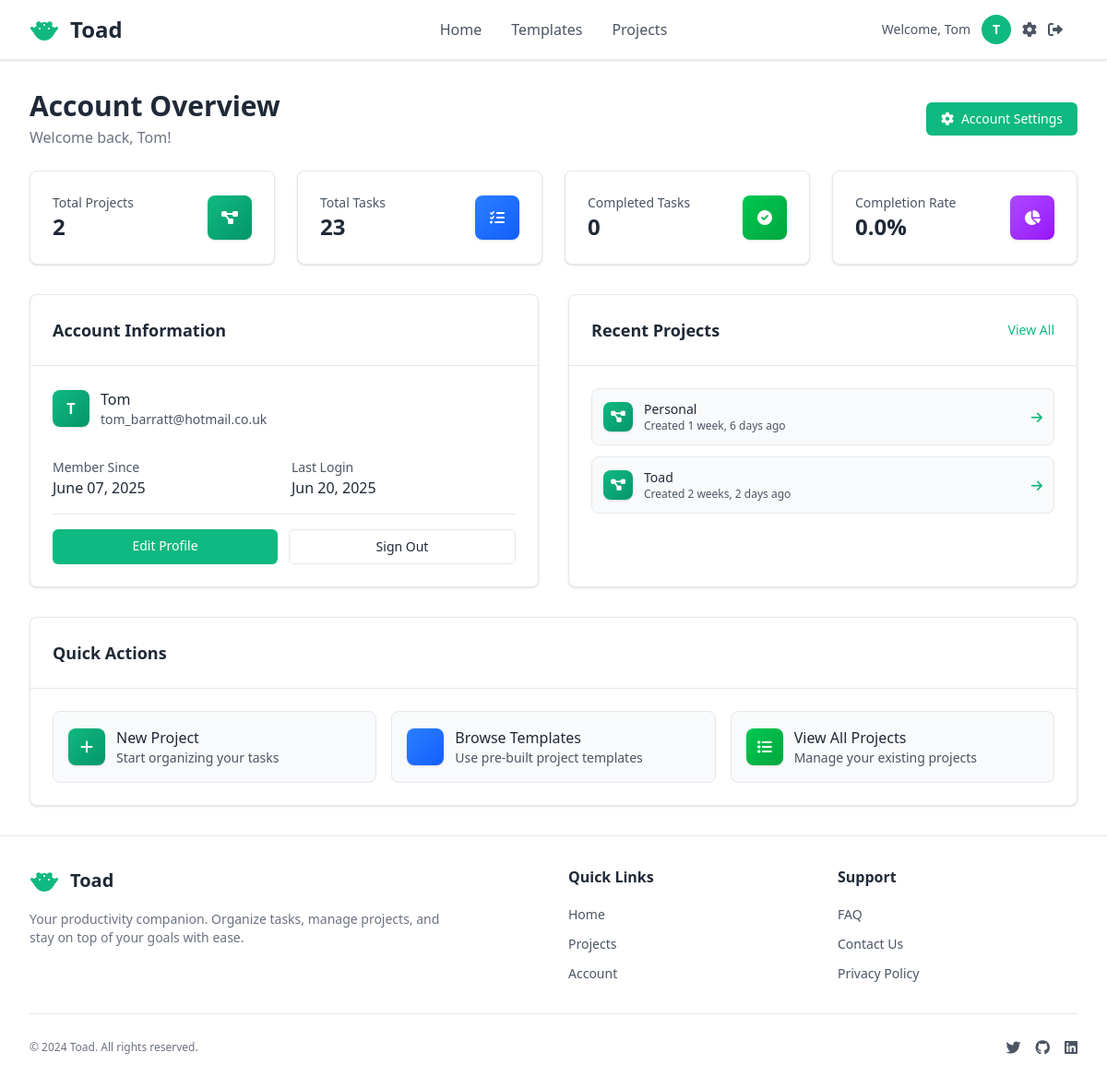
Page /accounts/overview/ (signed in) on the earlier database version.
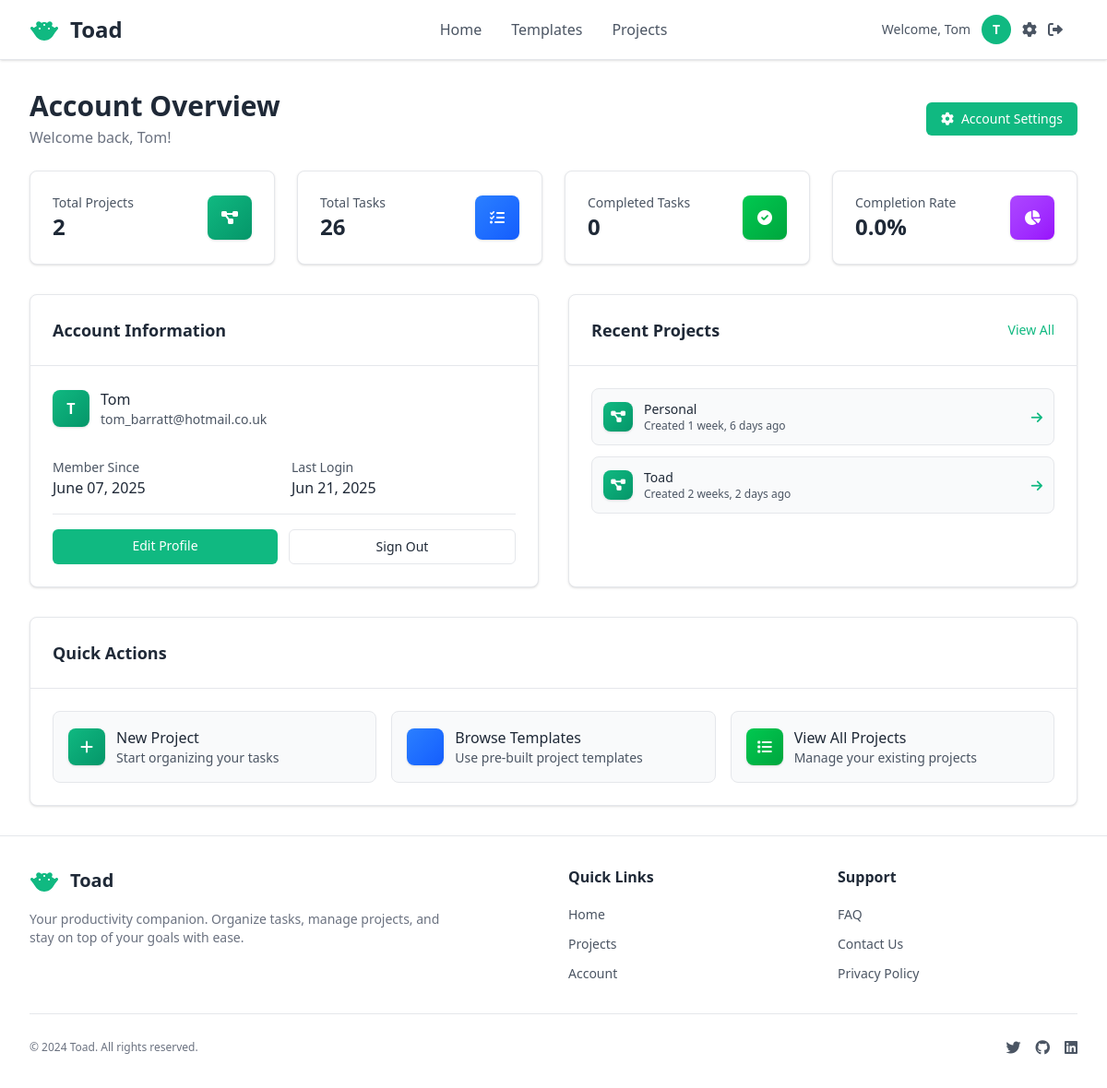
Same page on the later database version.
### accounts/models.py (models this page shows, shortened)
class User(AbstractUser):
    username = None  # Remove username field
    email = models.EmailField(unique=True, help_text='Required. Enter a valid email address.')
    first_name = models.CharField(max_length=30, help_text='Required. Enter your first name.')
    last_name = models.CharField(max_length=30, blank=True, help_text='Optional. Enter your last name.')
    USERNAME_FIELD = 'email'
    REQUIRED_FIELDS = ['first_name']  # Fields required when creating superuser (email is already included)
    objects = CustomUserManager()
    def get_full_name(self):
        full_name = f'{self.first_name} {self.last_name}'
        return full_name.strip()
    def get_short_name(self):
        return self.first_name

### accounts/views.py (the view)
# urls.py: path('overview/', account_overview_view, name='account_overview'),
@login_required
def account_overview_view(request):
    from pages.models import Project, Task
    total_projects = Project.objects.filter(user=request.user).count()
    total_tasks = Task.objects.filter(project__user=request.user).count()
    completed_tasks = Task.objects.filter(project__user=request.user, completed=True).count()
    completion_rate = 0
    if total_tasks > 0:
        completion_rate = round((completed_tasks / total_tasks) * 100, 1)
    recent_projects = Project.objects.filter(user=request.user).order_by('-created_at')[:5]
    context = {
        'total_projects': total_projects,
        'total_tasks': total_tasks,
        'completed_tasks': completed_tasks,
        'completion_rate': completion_rate,
        'recent_projects': recent_projects,
    }
    return render(request, 'accounts/account_overview.html', context)

### accounts/templates/accounts/account_overview.html (shortened to what the changed rows need)
{% extends "pages/layout.html" %}
{% load static %}
{% block content %}
<div class="max-w-6xl mx-auto">
    <div class="mb-6">
        <div class="flex items-center justify-between">
            <div>
                <h1 class="text-3xl font-bold text-[var(--title-text)]">Account Overview</h1>
                <p class="text-[var(--subtitle-text)] mt-1">Welcome back, {{ user.get_short_name }}!</p>
            </div>
        </div>
    </div>
    <div class="grid grid-cols-1 md:grid-cols-2 lg:grid-cols-4 gap-6 mb-8">
        <div class="bg-[var(--container-bg)] border border-[var(--border-color)] rounded-lg p-6 shadow-sm">
            <div class="flex items-center justify-between">
                <div>
                    <p class="text-sm font-medium text-[var(--text-secondary)]">Total Tasks</p>
                    <p class="text-2xl font-bold text-[var(--title-text)]">{{ total_tasks }}</p>
                </div>
            </div>
        </div>
    </div>
    <div class="grid grid-cols-1 lg:grid-cols-2 gap-8">
        <div class="bg-[var(--container-bg)] border border-[var(--border-color)] rounded-lg shadow-sm">
            <div class="p-6 border-b border-[var(--border-color)]">
                <h2 class="text-lg font-semibold text-[var(--title-text)]">Account Information</h2>
            </div>
            <div class="p-6 space-y-4">
                <div class="flex items-center space-x-3">
                    <div class="flex items-center justify-center w-10 h-10 bg-gradient-to-br from-[var(--primary-action-bg)] to-[var(--primary-action-hover-bg)] rounded-lg shadow-sm">
                        <span class="text-white font-semibold">{{ user.first_name|first|upper }}</span>
                    </div>
                    <div>
                        <p class="font-medium text-[var(--text-primary)]">{{ user.get_full_name|default:user.get_short_name }}</p>
                        <p class="text-sm text-[var(--text-secondary)]">{{ user.email }}</p>
                    </div>
                </div>
                <div class="grid grid-cols-1 sm:grid-cols-2 gap-4 pt-4">
                    <div>
                        <p class="text-sm text-[var(--text-secondary)]">Member Since</p>
                        <p class="font-medium text-[var(--text-primary)]">{{ user.date_joined|date:"F d, Y" }}</p>
                    </div>
                    <div>
                        <p class="text-sm text-[var(--text-secondary)]">Last Login</p>
                        <p class="font-medium text-[var(--text-primary)]">{{ user.last_login|date:"M d, Y"|default:"Never" }}</p>
                    </div>
                </div>
            </div>
        </div>
        <div class="bg-[var(--container-bg)] border border-[var(--border-color)] rounded-lg shadow-sm">
            <div class="p-6 border-b border-[var(--border-color)]">
                <div class="flex items-center justify-between">
                    <h2 class="text-lg font-semibold text-[var(--title-text)]">Recent Projects</h2>
                </div>
            </div>
        </div>
    </div>
    <div class="mt-8 bg-[var(--container-bg)] border border-[var(--border-color)] rounded-lg shadow-sm">
        <div class="p-6 border-b border-[var(--border-color)]">
            <h2 class="text-lg font-semibold text-[var(--title-text)]">Quick Actions</h2>
        </div>
    </div>
</div>
{% endblock %}

### pages/templates/pages/layout.html (shortened to what the changed rows need)
<!DOCTYPE html>
{% load static %}
<html lang="en">
<head>
    <link rel="preload" href="https://cdnjs.cloudflare.com/ajax/libs/font-awesome/6.0.0/css/all.min.css" as="style" onload="this.onload=null;this.rel='stylesheet'">
    <link rel="stylesheet" href="{% static 'css/output.css' %}">
    <link rel="stylesheet" href="{% static 'css/non-tailwind/non-tailwind.css' %}">
</head>
<body class="bg-[var(--main-bg)] min-h-screen flex flex-col">
    <nav class="bg-[var(--container-bg)] shadow-sm border-b border-[var(--border-color)]">
        <div class="w-full px-4 sm:px-6 lg:px-8">
            <div class="relative flex items-center h-16">
                <div class="flex items-center space-x-3">
                    <h1 class="text-2xl font-bold text-[var(--title-text)]">Toad</h1>
                </div>
                <div class="ml-auto flex items-center space-x-4">
                    {% if user.is_authenticated %}
                        <div class="hidden lg:flex items-center space-x-3">
                            <span class="text-[var(--text-secondary)] text-sm whitespace-nowrap">Welcome, {{ user.get_short_name }}</span>
                            <div class="w-8 h-8 bg-[var(--primary-action-bg)] rounded-full flex items-center justify-center">
                                <span class="text-[var(--primary-action-text)] text-sm font-semibold">
                                    {{ user.first_name|first|upper }}
                                </span>
                            </div>
                            <a href="{% url 'accounts:account_settings' %}" class="text-[var(--text-secondary)] hover:text-[var(--title-text)] transition-colors duration-200">
                                <i class="fas fa-cog"></i>
                            </a>
                            <a href="{% url 'accounts:logout' %}" class="text-[var(--text-secondary)] hover:text-[var(--title-text)] transition-colors duration-200">
                                <i class="fas fa-sign-out-alt"></i>
                            </a>
                        </div>
                    {% else %}
                        <a href="{% url 'accounts:login' %}" class="bg-[var(--primary-action-bg)] hover:bg-[var(--primary-action-hover-bg)] text-[var(--primary-action-text)] px-4 py-2 rounded-md text-sm font-medium transition-colors duration-200 whitespace-nowrap">
                            Sign In
                        </a>
                    {% endif %}
                </div>
            </div>
        </div>
    </nav>
    <main class="flex-1">
        <div id="app" class="min-h-full p-4 sm:p-6 md:p-8">
            <div class="max-w-full mx-auto">
                {% block content %}
                {% endblock %}
            </div>
        </div>
    </main>
    <footer class="bg-[var(--container-bg)] border-t border-[var(--border-color)] mt-auto">
        <div class="max-w-7xl mx-auto px-4 sm:px-6 lg:px-8 py-8">
            <div class="grid grid-cols-1 md:grid-cols-4 gap-8">
                <div class="col-span-1 md:col-span-2">
                    <div class="flex items-center space-x-3 mb-4">
                        <h2 class="text-xl font-bold text-[var(--title-text)]">Toad</h2>
                    </div>
                </div>
            </div>
        </div>
    </footer>
</body>
</html>

Differences in the rows shown:
changed User "Tom": last_login "Jun 20, 2025" → "Jun 21, 2025"
Other differences:
{{ total_tasks }}: "23" → "26"
